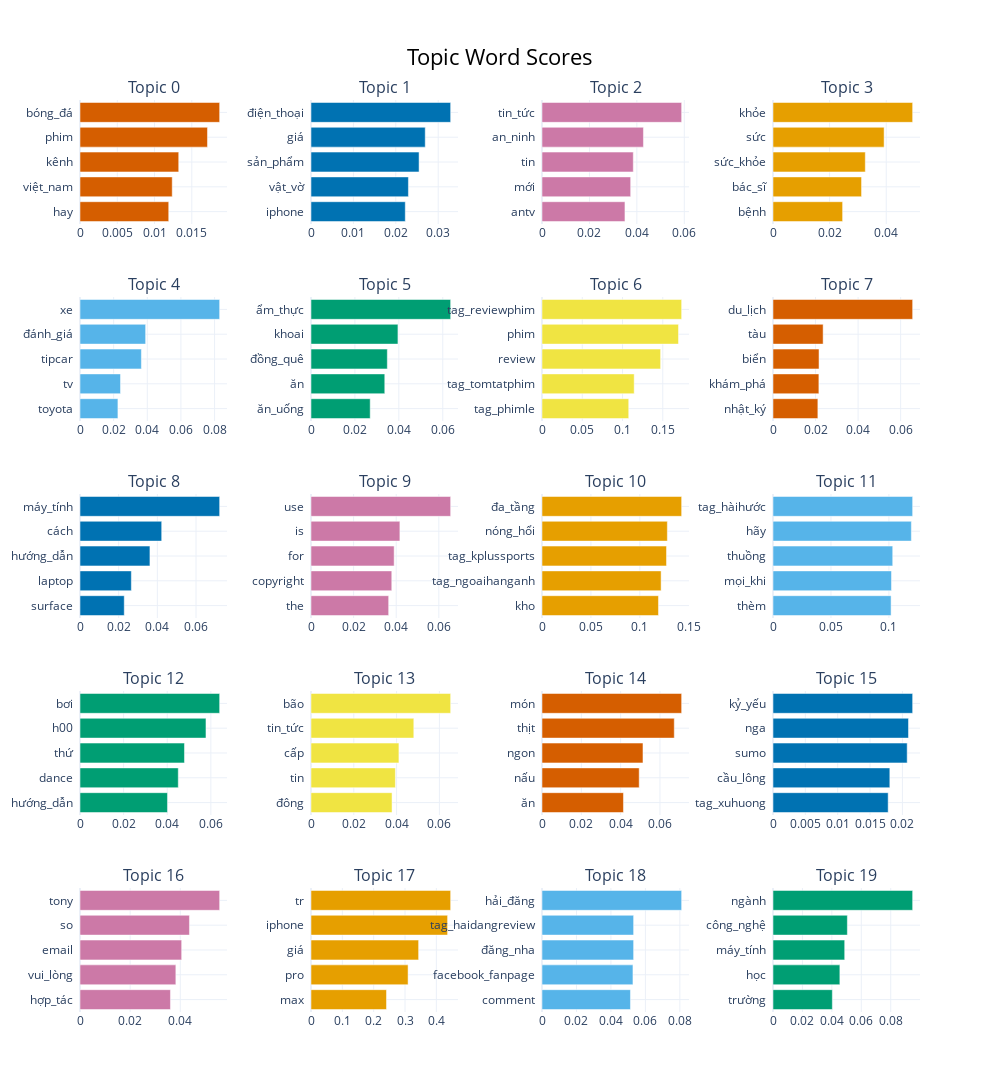
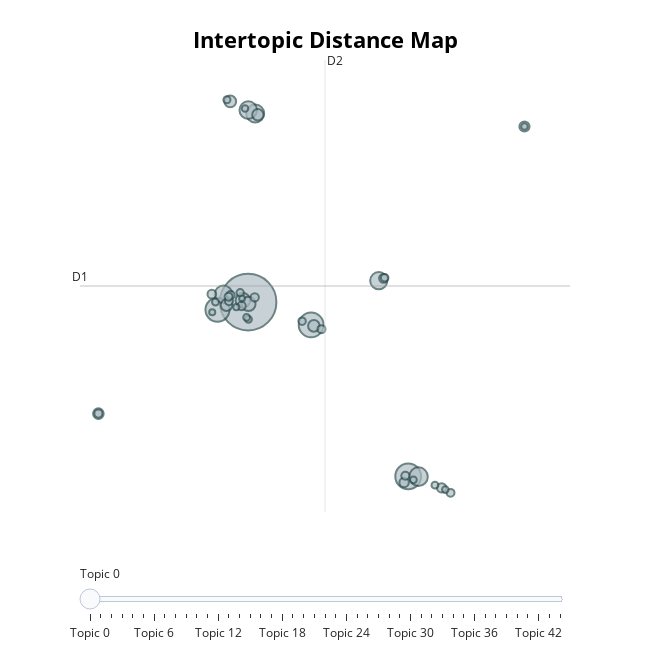

Source (notebook cell) for these figures, in order:
### Markdown cell above
# Biểu đồ tần suất chủ đề và Intertopic Distance Map

### Code cell
from bertopic import BERTopic
import matplotlib.pyplot as plt, seaborn as sns
import numpy as np, pandas as pd
from sklearn.metrics import silhouette_score
from IPython.display import display  

# --- Load model và data ---
topic_model = BERTopic.load("bertopic_desc_supSimCSE_phobert")
df = pd.read_csv("stage3_desc_bertopic.csv", dtype=str)

print("Final topics:", df["topic_id"].nunique(), "| Rows:", len(df))

# Visualization

# Biểu đồ tần suất (Top topic words)
fig_bar = topic_model.visualize_barchart(top_n_topics=20)
display(fig_bar)
fig_bar.write_html("topic_word_scores.html")
print("Saved: topic_word_scores.html")

# Biểu đồ UMAP 2D (Intertopic Distance Map)
fig_umap = topic_model.visualize_topics()
display(fig_umap)
fig_umap.write_html("intertopic_distance_map.html")
print("Saved: intertopic_distance_map.html")

# Evaluate cluster quality
emb = np.load("embeddings_desc_phobert.npy")
labels = topic_model.hdbscan_model.labels_
mask = labels != -1
score = silhouette_score(emb[mask], labels[mask]) if len(set(labels[mask])) > 1 else np.nan
print("Silhouette (HDBSCAN):", round(score, 4))
